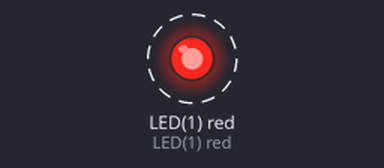
The program below on a simulated pyboard running MicroPython. Parts: output pins drawn as LEDs (lit = HIGH). Dashed ring = blinking.

Above: at 0.5 s.
Timing chart, 0 to 4.6 s (numbered marks = the images above):
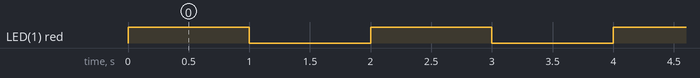

The program:

uart_test.py
```python
# Untitled - By: marcelo_rovai - Sat Sep 23 2023

import time

from pyb import UART
from pyb import LED

redLED = LED(1) # built-in red LED

# Init UART object.
# Nicla Vision's UART (TX/RX pins) is on "LP1"
uart = UART("LP1", 9600)

while(True):
    uart.write("Hello World!\r\n")
    redLED.toggle()
    time.sleep_ms(1000)
```

Measured:
- by itself, LED(1) red: alternates HIGH for 1.0 s and LOW for 1.0 s
